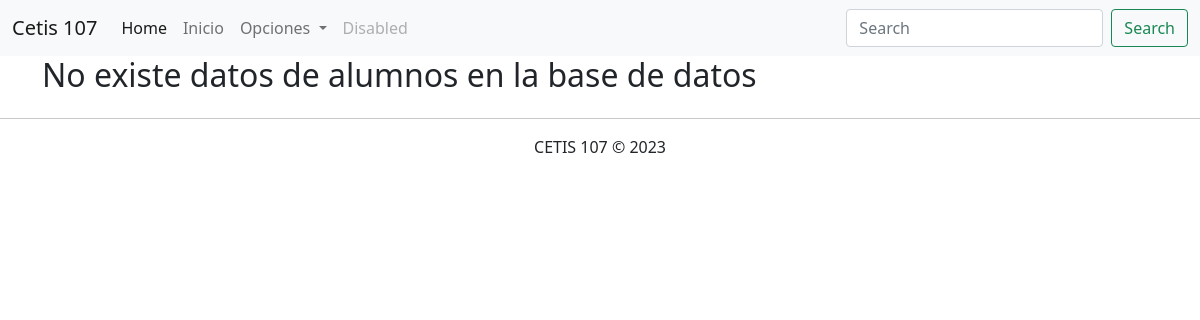
/consultarAlumnos.php, run on an earlier commit of the app's database.
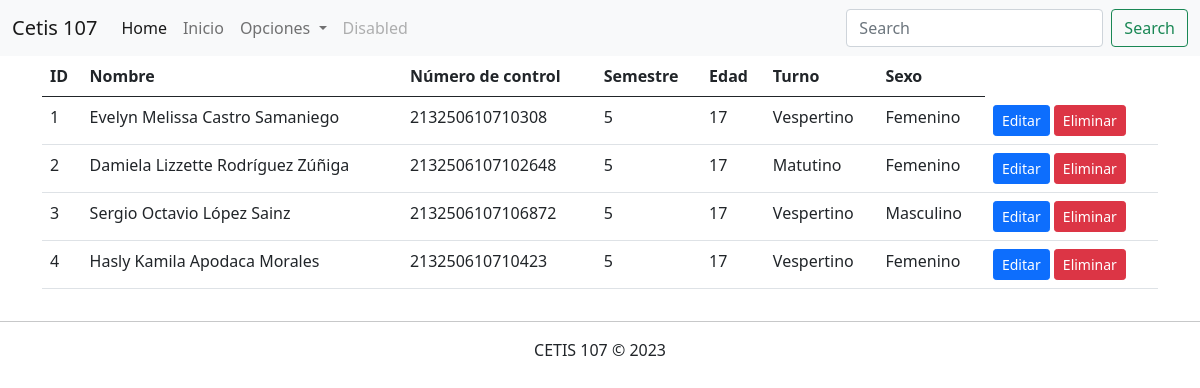
And on a later commit of the database.
### tables this page shows
CREATE TABLE `alumnos` (
  `id` int(11) NOT NULL,
  `nombre` varchar(100) NOT NULL,
  `numero_control` varchar(50) NOT NULL,
  `semestre` int(11) NOT NULL,
  `edad` int(11) NOT NULL,
  `turno` varchar(100) NOT NULL,
  `sexo` varchar(100) NOT NULL
);

### consultarAlumnos.php (the view, shortened to what this page needs)
<!DOCTYPE html>
<html lang="en">
<head>
    <link rel="stylesheet" href="css/bootstrap.css">
</head>
<body>
    <?php
        include 'menu.php';
        include 'conexion.php';
        $sql = "SELECT * FROM alumnos";
        $datos = $conexion->query($sql);
    ?>
    <div class="container">
        <div class="row">
            <div class="col-12">
                <?php if($datos->num_rows > 0) { ?>
                    <table class="table table-hover">
                        <thead>
                            <tr>
                                <th>ID</th>
                                <th>Nombre</th>
                                <th>Número de control</th>
                                <th>Semestre</th>
                                <th>Edad</th>
                                <th>Turno</th>
                                <th>Sexo</th>
                            </tr>
                        </thead>
                        <tbody>
                            <?php while($registro = $datos->fetch_assoc()){ ?>
                                <tr>
                                    <td><?php echo $registro ["id"]; ?></td>
                                    <td><?php echo $registro ["nombre"]; ?></td>
                                    <td><?php echo $registro ["numero_control"]; ?></td>
                                    <td><?php echo $registro ["semestre"]; ?></td>
                                    <td><?php echo $registro ["edad"]; ?></td>
                                    <td><?php echo $registro ["turno"]; ?></td>
                                    <td><?php echo $registro ["sexo"]; ?></td>
                                    <td>
                                        <a href="editarAlumno.php?id=<?php echo $registro["id"]; ?>" class="btn btn-sm btn-primary">Editar</a>
                                        <a href="eliminarAlumno.php?id=<?php echo $registro["id"]; ?>" class="btn btn-sm btn-danger">Eliminar</a>
                                    </td>
                                </tr>
                            <?php } ?>
                        </tbody>
                    </table>
                <?php } else {?>
                    <h2>No existe datos de alumnos en la base de datos</h2>
                <?php } ?>
            </div>
        </div>
    </div>
    <footer class="text-center">
        <hr>
        CETIS 107 &copy; 2023
    </footer>
</body>
</html>

### menu.php (shortened to what this page needs)
<nav class="navbar navbar-expand-lg navbar-light bg-light">
    <div class="container-fluid">
        <a class="navbar-brand" href="#">Cetis 107</a>
        <div class="collapse navbar-collapse" id="navbarSupportedContent">
        <ul class="navbar-nav me-auto mb-2 mb-lg-0">
            <li class="nav-item">
            <a class="nav-link active" aria-current="page" href="#">Home</a>
            </li>
            <li class="nav-item">
            <a class="nav-link" href="#">Inicio</a>
            </li>
            <li class="nav-item dropdown">
            <a class="nav-link dropdown-toggle" href="#" id="navbarDropdown" role="button" data-bs-toggle="dropdown" aria-expanded="false">
                Opciones
            </a>
            </li>
            <li class="nav-item">
            <a class="nav-link disabled" href="#" tabindex="-1" aria-disabled="true">Disabled</a>
            </li>
        </ul>
        <form class="d-flex">
            <input class="form-control me-2" type="search" placeholder="Search" aria-label="Search">
            <button class="btn btn-outline-success" type="submit">Search</button>
        </form>
        </div>
    </div>
    </nav>

What changed in the data, as far as the page shows it:
added alumnos: id "1", nombre "Evelyn Melissa Castro Samaniego", numero_control "213250610710308", semestre "5", edad "17", turno "Vespertino", sexo "Femenino"
added alumnos: id "2", nombre "Damiela Lizzette Rodríguez Zúñiga", numero_control "2132506107102648", semestre "5", edad "17", turno "Matutino", sexo "Femenino"
added alumnos: id "3", nombre "Sergio Octavio López Sainz", numero_control "2132506107106872", semestre "5", edad "17", turno "Vespertino", sexo "Masculino"
added alumnos: id "4", nombre "Hasly Kamila Apodaca Morales", numero_control "213250610710423", semestre "5", edad "17", turno "Vespertino", sexo "Femenino"
Also different on the page:
text no longer shown: "No existe datos de alumnos en la base de datos"
text now shown: "ID Nombre Número de control Semestre Edad Turno Sexo"
